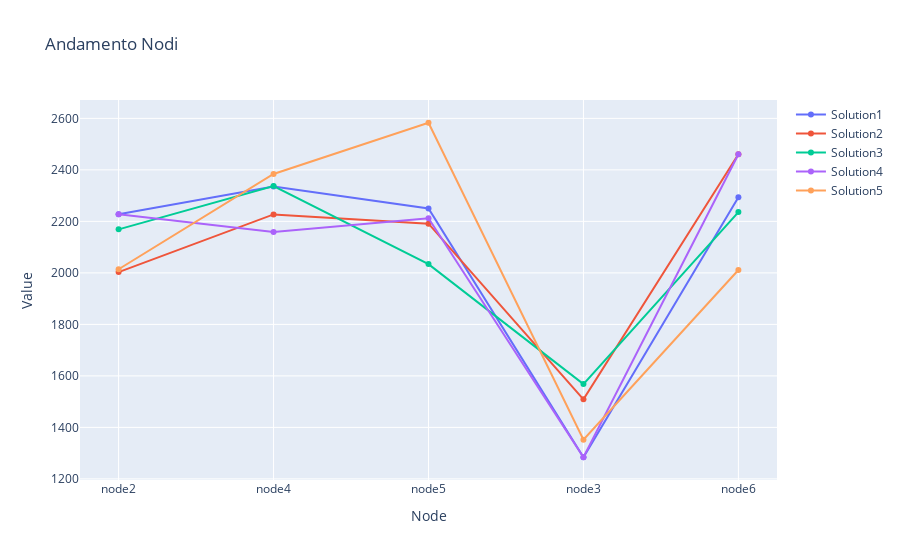

Here is the notebook cell this chart was saved with:
### Code cell
fig = go.Figure()
fig.add_trace(go.Scatter(x=df_cut.index, y=df_cut["Solution1"], mode='lines+markers', name='Solution1'))
fig.add_trace(go.Scatter(x=df_cut.index, y=df_cut["Solution2"], mode='lines+markers', name='Solution2'))
fig.add_trace(go.Scatter(x=df_cut.index, y=df_cut["Solution3"], mode='lines+markers', name='Solution3'))
fig.add_trace(go.Scatter(x=df_cut.index, y=df_cut["Solution4"], mode='lines+markers', name='Solution4'))
fig.add_trace(go.Scatter(x=df_cut.index, y=df_cut["Solution5"], mode='lines+markers', name='Solution5'))
fig.update_layout(title='Andamento Nodi', xaxis_title='Node', yaxis_title='Value')
fig.show()

### Figure 1 — Plotly figure (JSON) as saved in the notebook; plotly's stock layout.template omitted (floating-point values rounded to 4 significant figures)
{"data": [{"mode": "lines+markers", "name": "Solution1", "type": "scatter", "x": ["node2", "node4", "node5", "node3", "node6"], "y": [2228, 2335, 2250, 1284, 2294]}, {"mode": "lines+markers", "name": "Solution2", "type": "scatter", "x": ["node2", "node4", "node5", "node3", "node6"], "y": [2003, 2227, 2191, 1509, 2461]}, {"mode": "lines+markers", "name": "Solution3", "type": "scatter", "x": ["node2", "node4", "node5", "node3", "node6"], "y": [2169, 2337, 2034, 1568, 2236]}, {"mode": "lines+markers", "name": "Solution4", "type": "scatter", "x": ["node2", "node4", "node5", "node3", "node6"], "y": [2228, 2159, 2212, 1284, 2461]}, {"mode": "lines+markers", "name": "Solution5", "type": "scatter", "x": ["node2", "node4", "node5", "node3", "node6"], "y": [2014, 2384, 2583, 1352, 2011]}], "layout": {"title": {"text": "Andamento Nodi"}, "xaxis": {"title": {"text": "Node"}}, "yaxis": {"title": {"text": "Value"}}}}
